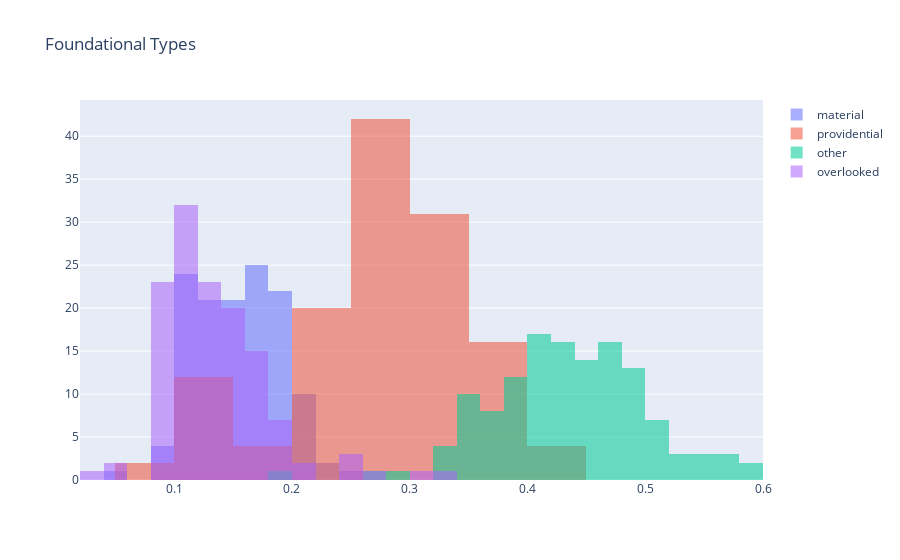

Source (notebook cell):
### Markdown cell above
Plot distributions of each foundational type (% of total on x-axis, count on y-axis)

### Code cell
plot_overlayed_histograms(foundational_df_no_transformations, foundational_types, "Foundational Types")

### Figure 1 — Plotly figure (JSON) as saved in the notebook; plotly's stock layout.template omitted (floating-point values rounded to 4 significant figures; data arrays with more than 128 entries replaced by an {"elided": "..."} marker saying what was removed)
{"data": [{"name": "material", "x": {"elided": "131 float values"}, "type": "histogram", "hoverinfo": "all", "opacity": 0.55}, {"name": "providential", "x": {"elided": "131 float values"}, "type": "histogram", "hoverinfo": "all", "opacity": 0.55}, {"name": "other", "x": {"elided": "131 float values"}, "type": "histogram", "hoverinfo": "all", "opacity": 0.55}, {"name": "overlooked", "x": {"elided": "131 float values"}, "type": "histogram", "hoverinfo": "all", "opacity": 0.55}], "layout": {"title": {"text": "Foundational Types"}, "barmode": "overlay"}}
